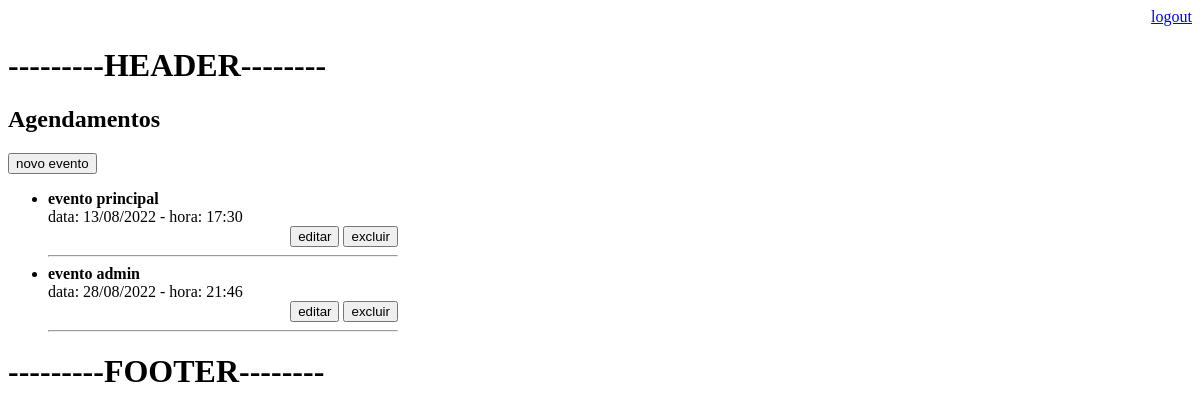
The page /agenda/ (signed in) on the database as committed earlier.
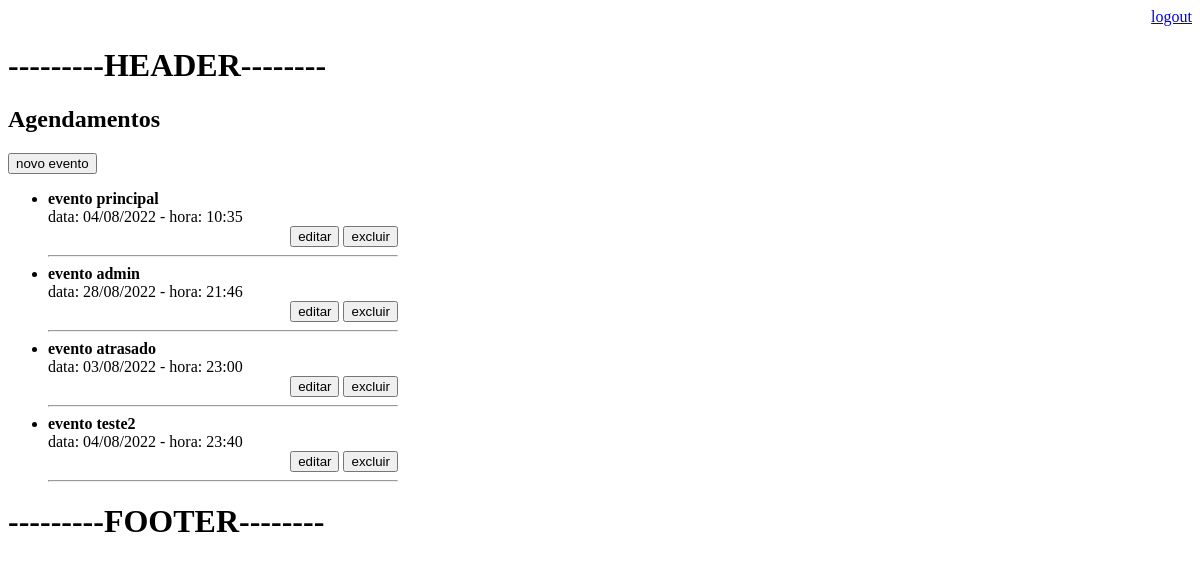
The same page on the database as committed later.
### core/models.py (models this page shows, shortened)
class Evento(models.Model):
    titulo = models.CharField(max_length=100)
    descricao = models.TextField(blank=True, null=True)
    data_evento = models.DateTimeField(verbose_name='Data do Evento')
    data_criacao = models.DateTimeField(auto_now=True)
    usuario = models.ForeignKey(
        User, on_delete=models.CASCADE,
        verbose_name='Usuario')
    class Meta():
        db_table = 'evento'
    def get_data_evento(self):
        return self.data_evento.strftime('data: %d/%m/%Y - hora: %H:%M')

### core/views.py (the view)
# urls.py: path('agenda/', views.lista_agendamentos),
@login_required(login_url='/login/')
def lista_agendamentos(request):
    usuario = request.user
    evento = Evento.objects.filter(usuario=usuario)
    data = {'eventos': evento}
    return render(request, 'agenda.html', data)

### templates/agenda.html
{% extends 'model-page.html' %} {% block content %}
<h2>Agendamentos</h2>
<a href="evento/">
  <button type="button">novo evento</button>
</a>
<ul>
  {% for evento in eventos %}
  <li>
    <div class="row" style="width: 350px">
      <div class="column" align="left">
        <b>{{evento.titulo}}</b> <br />
        {{evento.get_data_evento}}
      </div>
      <div class="column" align="right">
        <a href="evento/?id={{ evento.id }}"><button>editar</button></a>
        <a href="evento/delete/{{ evento.id }}/"><button>excluir</button></a>
      </div>
      <hr />
    </div>
  </li>
  {% endfor %}
</ul>
{% endblock content %}

Rows that differ between the two databases and show on the page:
changed Evento "evento principal": get_data_evento "data: 13/08/2022 - hora: 17:30" → "data: 04/08/2022 - hora: 10:35"
added Evento: titulo "evento atrasado", get_data_evento "data: 03/08/2022 - hora: 23:00"
added Evento: titulo "evento teste2", get_data_evento "data: 04/08/2022 - hora: 23:40"
